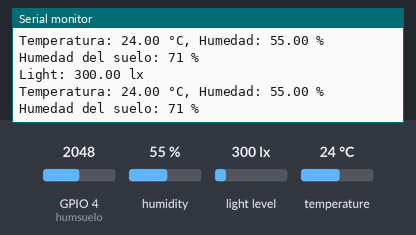
Bench run of a sketch on a simulated ESP32. Shown: the last lines printed to the serial monitor. The inputs (shaded band) are chosen by the test bench; at power-on: humidity 55 %, GPIO 4 (humsuelo) = 2048, light level 300 lx, temperature 24 °C.

Above: at 5.9 s.
6.0 s: humidity set to 22 %
At 11.6 s:
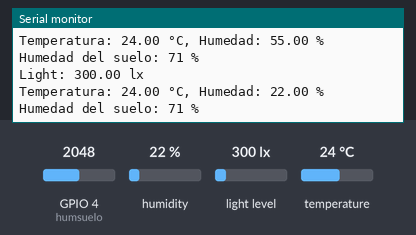
12.0 s: GPIO 4 (humsuelo) set to 2866
At 16.4 s:
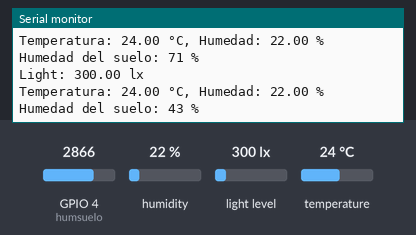
18.0 s: light level set to 40 lx
At 21.2 s:
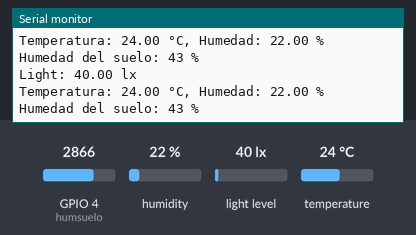
24.0 s: temperature set to 12 °C
At 26.0 s:
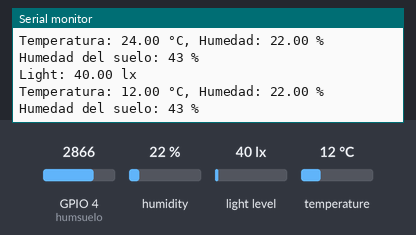
30.0 s: GPIO 4 (humsuelo) set to 3972
At 30.8 s:
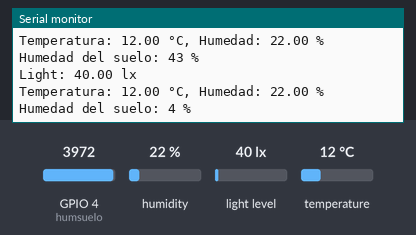
Timing chart, 0 to 33.0 s (numbered marks = the images above; inputs shaded):
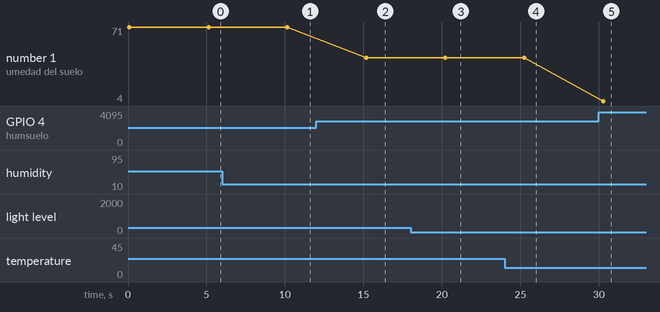

Measured:
- after the input at 6.0 s, the serial monitor: prints a new line after 4.2 s (image 1)
- after the input at 12.0 s, the serial monitor: prints a new line after 3.2 s (image 2)
- after the input at 18.0 s, the serial monitor: prints a new line after 2.2 s (image 3)
- after the input at 24.0 s, the serial monitor: prints a new line after 1.2 s (image 4)
- after the input at 30.0 s, the serial monitor: prints a new line after 0.27 s (image 5)
- plotted number 1: 71 → 43 after the input at 12.0 s, 43 → 4 after the input at 30.0 s

The sketch:

esp32_DHT11_lux_suelo.ino
```cpp
#include <Wire.h>
#include <BH1750.h>
#include <DHT.h>

BH1750 lightMeter;
DHT dht(0, DHT11);
const int humsuelo = 4;    // Lectura del sensor de humedad del suelo
int valHumsuelo;

void setup() {
  Serial.begin(9600);
  Wire.begin();  // Inicializa la comunicación I2C con los pines SDA y SCL definidos

  lightMeter.begin();
  dht.begin();

  pinMode(humsuelo, INPUT);

  Serial.println(F("Sensor de Luz BH1750, Sensor de Humedad DHT11 y Sensor de Humedad del Suelo Test"));
}

void loop() {
  // Lectura de la luz
  float lux = lightMeter.readLightLevel();
  Serial.print("Light: ");
  Serial.print(lux);
  Serial.println(" lx");

  // Lectura de temperatura y humedad
  float temp = dht.readTemperature();
  float hume = dht.readHumidity();
  Serial.print("Temperatura: ");
  Serial.print(temp);
  Serial.print(" °C, Humedad: ");
  Serial.print(hume);
  Serial.println(" %");

  // Lectura de humedad del suelo
  int humedadRaw = analogRead(humsuelo);
  int humedadMin = 4095; // Actualiza este valor con la lectura mínima cuando el sensor esté completamente seco
  int humedadMax = 1250;    // Actualiza este valor con la lectura máxima cuando el sensor esté completamente húmedo
  int humedadMapeada = map(humedadRaw, humedadMin, humedadMax, 0, 100);

  if (humedadMapeada > 100) {
    humedadMapeada = 100; // Establecer el valor en 100 si es mayor al límite máximo
  }

  Serial.print("Humedad del suelo: ");
  Serial.print(humedadMapeada);
  Serial.println(" %");

  delay(5000);
}
```
